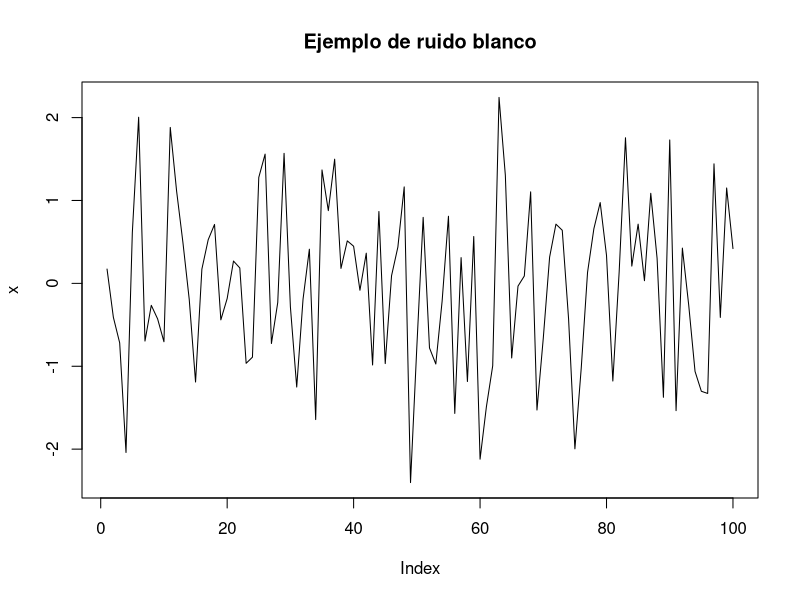

This figure's R source:
## ---- chunk 1
x <- rnorm(100)
plot(x, type = "l", main = "Ejemplo de ruido blanco")
